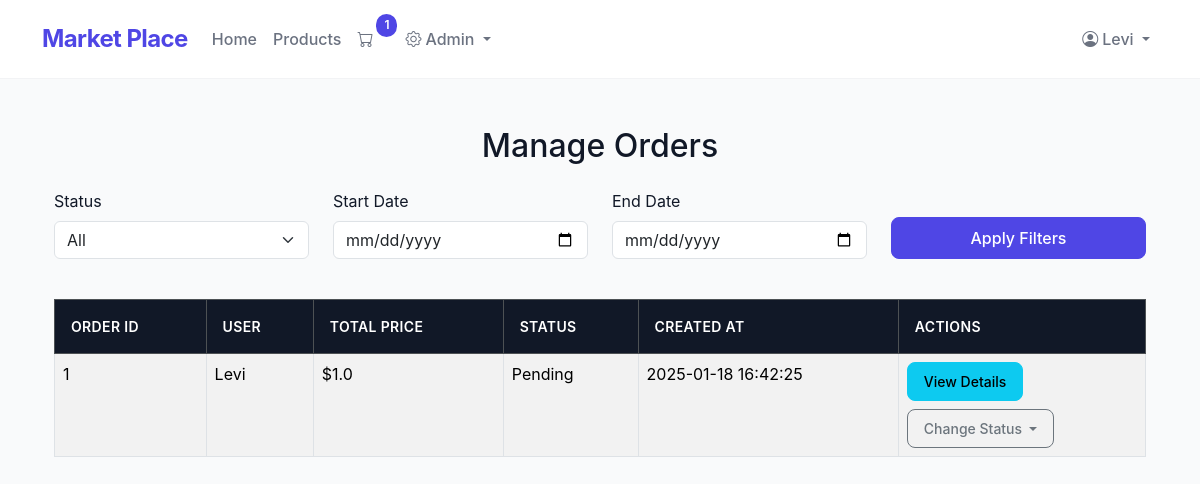
The page /admin/manage_orders (signed in) on the database as committed earlier.
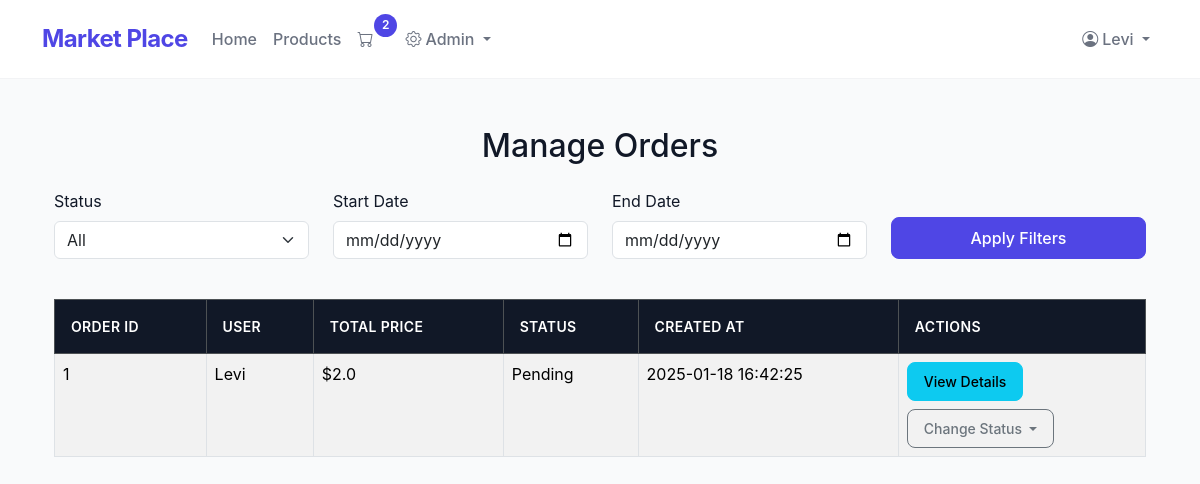
The same page on the database as committed later.
### app.py (models this page shows)
class Order(db.Model):
    __tablename__ = 'orders'
    id = db.Column(db.Integer, primary_key=True)
    user_id = db.Column(db.Integer, db.ForeignKey('users.id'), nullable=False)
    total_price = db.Column(db.Float, nullable=False)
    status = db.Column(db.String(50), nullable=False, default='Pending')
    created_at = db.Column(db.DateTime, nullable=False, default=db.func.current_timestamp())
    order_items = db.relationship('OrderItem', backref='order', lazy=True)
    payment = db.relationship('Payment', backref='order', uselist=False, cascade="all, delete-orphan")

class User(db.Model):
    __tablename__ = 'users'
    id = db.Column(db.Integer, primary_key=True)
    name = db.Column(db.String(100), nullable=False)
    email = db.Column(db.String(120), unique=True, nullable=False)
    password_hash = db.Column(db.String(128), nullable=False)
    phone_number = db.Column(db.String(15), nullable=False)
    role_id = db.Column(db.Integer, db.ForeignKey('roles.id'), nullable=False)
    orders = db.relationship('Order', backref='user', lazy=True)

### app.py (the view)
@app.route('/admin/manage_orders', methods=['GET'])
@admin_required
def manage_orders():
    status = request.args.get('status')
    start_date = request.args.get('start_date')
    end_date = request.args.get('end_date')
    query = Order.query
    if status:
        query = query.filter(Order.status == status)
    if start_date:
        try:
            start_date = datetime.strptime(start_date, '%Y-%m-%d')
            query = query.filter(Order.created_at >= start_date)
        except ValueError:
            flash("Invalid start date format. Please use YYYY-MM-DD.", "danger")
    if end_date:
        try:
            end_date = datetime.strptime(end_date, '%Y-%m-%d')
            query = query.filter(Order.created_at <= end_date)
        except ValueError:
            flash("Invalid end date format. Please use YYYY-MM-DD.", "danger")
    orders = query.order_by(Order.created_at.desc()).all()
    return render_template('manage_orders.html', orders=orders)

### app.py (called while the page is built)
def admin_required(f):
    from functools import wraps
    @wraps(f)
    def decorated_function(*args, **kwargs):
        if not session.get('user_id') or session.get('user_role') != 'admin':
            flash('Admin access required.', 'danger')
            return redirect(url_for('home'))
        return f(*args, **kwargs)
    return decorated_function

def get_cart_unique_items():
    if 'user_id' in session:
        order = Order.query.filter_by(user_id=session['user_id'], status="Pending").first()
        if order:
            return OrderItem.query.filter_by(order_id=order.id).count()
    return 0

@app.context_processor
def inject_cart_count():
    return dict(cart_count=get_cart_unique_items())

### templates/manage_orders.html (shortened to what this page needs)
{% extends 'base.html' %}
{% block content %}
    <div class="container mt-5">
        <h2 class="mb-4 text-center">Manage Orders</h2>
        <form method="GET" action="{{ url_for('manage_orders') }}" class="mb-4">
            <div class="row">
                <div class="col-md-3 mb-3">
                    <label for="status" class="form-label">Status</label>
                    <select name="status" id="status" class="form-select">
                        <option value="">All</option>
                    </select>
                </div>
                <div class="col-md-3 mb-3">
                    <label for="start_date" class="form-label">Start Date</label>
                    <input type="date" name="start_date" id="start_date" class="form-control" value="{{ request.args.get('start_date') }}">
                </div>
                <div class="col-md-3 mb-3">
                    <label for="end_date" class="form-label">End Date</label>
                    <input type="date" name="end_date" id="end_date" class="form-control" value="{{ request.args.get('end_date') }}">
                </div>
                <div class="col-md-3 d-flex align-items-end mb-3">
                    <button type="submit" class="btn btn-primary w-100">Apply Filters</button>
                </div>
            </div>
        </form>
        <div class="table-responsive">
            <table class="table table-bordered table-striped table-hover">
                <thead class="table-dark">
                    <tr>
                        <th>Order ID</th>
                        <th>User</th>
                        <th>Total Price</th>
                        <th>Status</th>
                        <th>Created At</th>
                        <th>Actions</th>
                    </tr>
                </thead>
                <tbody>
                    {% for order in orders %}
                        <tr>
                            <td>{{ order.id }}</td>
                            <td>{{ order.user.name }}</td>
                            <td>${{ order.total_price }}</td>
                            <td>{{ order.status }}</td>
                            <td>{{ order.created_at.strftime('%Y-%m-%d %H:%M:%S') }}</td>
                            <td>
                                <button type="button" class="btn btn-info btn-sm" data-bs-toggle="modal" data-bs-target="#orderModal{{ order.id }}">
                                    View Details
                                </button>
                                <form action="{{ url_for('update_order_status', order_id=order.id) }}" method="POST" class="mt-2">
                                    <div class="dropdown">
                                        <button class="btn btn-sm btn-outline-secondary dropdown-toggle" type="button" id="statusDropdown" data-bs-toggle="dropdown" aria-expanded="false">
                                            Change Status
                                        </button>
                                    </div>
                                </form>
                            </td>
                        </tr>
                    {% endfor %}
                </tbody>
            </table>
        </div>
    </div>
{% endblock %}

### templates/base.html (shortened to what this page needs)
<!DOCTYPE html>
<html lang="en">
<head>
    <link rel="stylesheet" href="https://cdn.jsdelivr.net/npm/bootstrap-icons@1.7.2/font/bootstrap-icons.css">
    <link rel="stylesheet" href="https://cdn.jsdelivr.net/npm/bootstrap@5.3.1/dist/css/bootstrap.min.css">
    <link rel="stylesheet" href="{{ url_for('static', filename='css/styles.css') }}">
</head>
<body>
    <nav class="navbar navbar-expand-lg navbar-custom sticky-top">
        <div class="container">
            <a class="navbar-brand" href="{{ url_for('home') }}">Market Place</a>
            <div class="collapse navbar-collapse" id="navbarNav">
                <ul class="navbar-nav me-auto">
                    <li class="nav-item"><a class="nav-link" href="{{ url_for('home') }}">Home</a></li>
                    <li class="nav-item"><a class="nav-link" href="{{ url_for('products') }}">Products</a></li>
                    {% if session.get('user_id') %}
                    <li class="nav-item">
                        <a class="nav-link cart-link" href="{{ url_for('view_cart') }}">
                            <i class="bi bi-cart"></i>
                            {% if cart_count > 0 %}
                            <span class="cart-count">{{ cart_count }}</span>
                            {% endif %}
                        </a>
                    </li>
                    {% endif %}
                    {% if session.get('user_role') == 'admin' %}
                    <li class="nav-item dropdown">
                        <a class="nav-link dropdown-toggle" href="#" role="button" data-bs-toggle="dropdown">
                            <i class="bi bi-gear me-1"></i>Admin
                        </a>
                    </li>
                    {% endif %}
                </ul>
                <ul class="navbar-nav">
                    {% if session.get('user_id') %}
                    <li class="nav-item dropdown">
                        <a class="nav-link dropdown-toggle" href="#" id="userDropdown" data-bs-toggle="dropdown">
                            <i class="bi bi-person-circle me-1"></i>{{ session.get('user_name') }}
                        </a>
                    </li>
                    {% endif %}
                </ul>
            </div>
        </div>
    </nav>
    <div class="container my-4">
        {% block content %}{% endblock %}
    </div>
</body>
</html>

Rows that differ between the two databases and show on the page:
changed Order "Pending": total_price "1.0" → "2.0"
Other text that changed with them:
{{ cart_count }}: "1" → "2"
